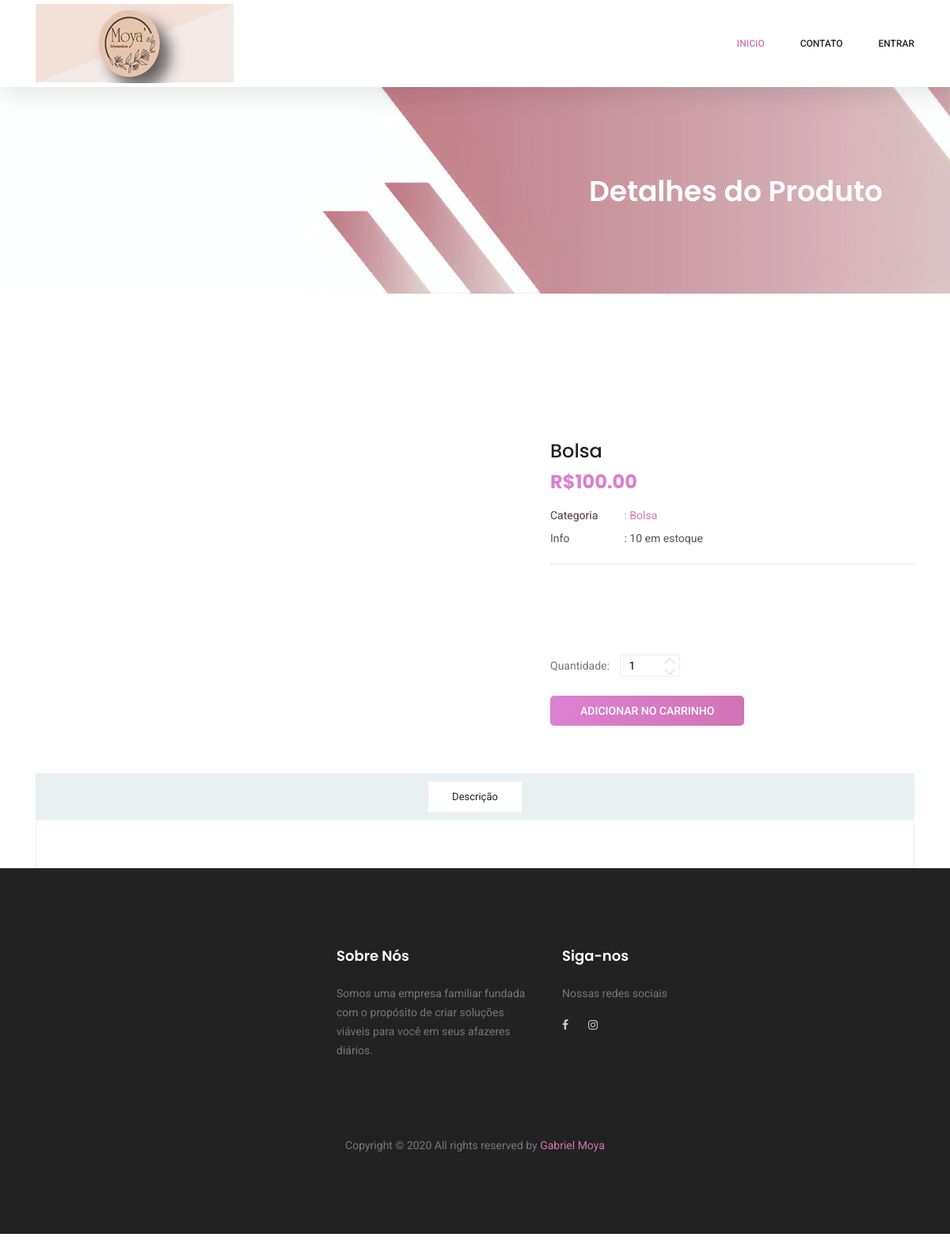
Before: /produto/1 with the older database file.
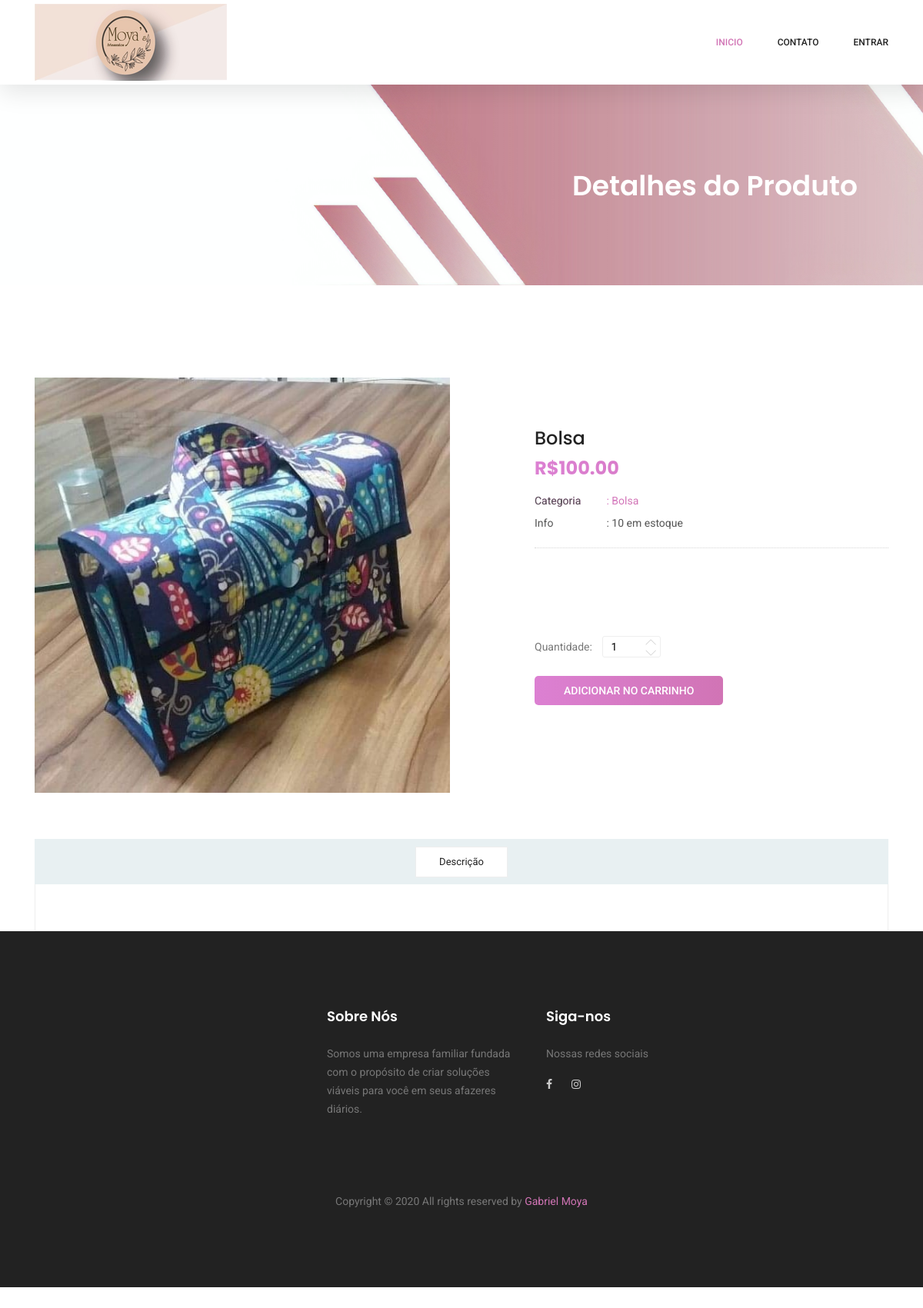
After: the same page with the newer database file.
### cadastros/models.py (models this page shows, shortened)
class Produto(models.Model):
    codigo = models.CharField(max_length=100)
    nome = models.CharField(max_length=100)
    descricao = models.CharField(max_length=100)
    estoque = models.IntegerField()
    valorVenda = models.DecimalField(max_digits=50, decimal_places=2)
    imagem = models.ImageField(upload_to="imagens/%Y/%m/%d/", max_length=255, null=True, blank=True)
    categoria = models.ForeignKey(Categoria, on_delete=models.PROTECT)

class Categoria(models.Model):
    nome = models.CharField(max_length=100)
    descricao = models.CharField(max_length=100)

### clientes/views.py (the view)
# urls.py: path('produto/<int:pk>', ProdutoDetailView.as_view(), name="clientes-paginaProduto"),
class ProdutoDetailView(DetailView):
    template_name = "clientes/paginaProduto.html"
    model = Produto

### clientes/templates/clientes/paginaProduto.html (shortened to what this page needs)
{% extends 'clientes/formulario.html' %}
{% load static %}
{%block conteudo%}
    <section class="banner-area organic-breadcrumb">
        <div class="container">
            <div class="breadcrumb-banner d-flex flex-wrap align-items-center justify-content-end">
                <div class="col-first">
                    <h1>Detalhes do Produto</h1>
                </div>
            </div>
        </div>
    </section>
    <div class="product_image_area">
        <div class="container">
            <div class="row s_product_inner">
                <div class="col-lg-6">
                    <div class="s_Product_carousel">
                        <div class="single-prd-item">
                            <img class="img-fluid" src="{{object.imagem.url}}" alt="">
                        </div>
                    </div>
                </div>
                <div class="col-lg-5 offset-lg-1">
                    <div class="s_product_text">
                        <h3>{{object.nome}}</h3>
                        <h2>R${{object.valorVenda}}</h2>
                        <ul class="list">
                            <li><a class="active" href="#"><span>Categoria</span> : {{object.categoria.nome}}</a></li>
                            <li><a href="#"><span>Info</span> : {{object.estoque}} em estoque</a></li>
                        </ul>
                        <p>&nbsp;</p>
                        <div class="product_count">
                            <label for="qty">Quantidade:</label>
                            <input type="text" name="qtde" id="qtde" maxlength="12" value="1" title="Quantidade:"
                                class="input-text qty">
                            <button
                                class="increase items-count btn-mais" type="button"><i class="lnr lnr-chevron-up"></i></button>
                            <button
                                class="reduced items-count btn-menos" type="button"><i class="lnr lnr-chevron-down"></i></button>
                        </div>
                        <div class="card_area d-flex align-items-center">
                            <a class="primary-btn" id="btn-adicionar"
                                href="{% url 'adicionar-produto' produto.pk 1  %}">Adicionar no Carrinho</a>
                        </div>
                    </div>
                </div>
            </div>
        </div>
    </div>
    <section class="product_description_area">
        <div class="container">
            <ul class="nav nav-tabs" id="myTab" role="tablist">
                <li class="nav-item">
                    <a class="nav-link" id="home-tab" data-toggle="tab" href="#home" role="tab" aria-controls="home"
                        aria-selected="true">Descrição</a>
                </li>
            </ul>
            <div class="tab-content" id="myTabContent">
            </div>
        </div>
{% endblock %}

### clientes/templates/clientes/formulario.html (shortened to what this page needs)
{% load static %}
<!DOCTYPE html>
<html lang="zxx" class="no-js">
<head>
    <link rel="stylesheet" href="{% static 'karma/css/linearicons.css' %}">
    <link rel="stylesheet" href="{% static 'karma/css/font-awesome.min.css' %}">
    <link rel="stylesheet" href="{% static 'karma/css/themify-icons.css' %}">
    <link rel="stylesheet" href="{% static 'karma/css/bootstrap.css' %}">
    <link rel="stylesheet" href="{% static 'karma/css/owl.carousel.css' %}">
    <link rel="stylesheet" href="{% static 'karma/css/nice-select.css' %}">
    <link rel="stylesheet" href="{% static 'karma/css/nouislider.min.css' %}">
    <link rel="stylesheet" href="{% static 'karma/css/ion.rangeSlider.css' %}" />
    <link rel="stylesheet" href="{% static 'karma/css/ion.rangeSlider.skinFlat.css' %}"/>
    <link rel="stylesheet" href="{% static 'karma/css/magnific-popup.css' %}">
    <link rel="stylesheet" href="{% static 'karma/css/main.css' %}">
</head>
<body>
    {% block menu%}
    <header class="header_area sticky-header">
        <div class="main_menu">
            <nav class="navbar navbar-expand-lg navbar-light main_box">
                <div class="container">
                    <a class="navbar-brand logo_h" href="{% static 'karma/index.html' %}"><img src="{% static 'img/logo.png' %}" alt=""></a>
                    <div class="collapse navbar-collapse offset" id="navbarSupportedContent">
                        <ul class="nav navbar-nav menu_nav ml-auto">
                            {% if request.user.is_authenticated %}
                            <li class="nav-item active"><a class="nav-link" href="{% url 'clientes-index' %}">Inicio</a></li>
                            <li class="nav-item"><a class="nav-link" href="{% url 'clientes-carrinho' %}">Carrinho</a></li>
                            <li class="nav-item"><a class="nav-link" href="{% url 'alterar-senha' %}">Alterar senha</a></li>
                            <li class="nav-item"><a class="nav-link" href="{% url 'clientes-contato' %}">Contato</a></li>
                            <li class="nav-item submenu dropdown">
                                <a href="#" class="nav-link dropdown-toggle" data-toggle="dropdown" role="button" aria-haspopup="true"
                                    aria-expanded="false">Informações Pessoais</a>
                                <ul class="dropdown-menu">
                                    <li class="nav-item"><a class="nav-link" href="{% url 'clientes-perfil' %}">Perfil</a></li>
                                    <li class="nav-item"><a class="nav-link" href="{% url 'logout' %}">Logout</a></li>
                                </ul>
                            </li>
                            {% else %}
                            <li class="nav-item active"><a class="nav-link" href="{% url 'clientes-index' %}">Inicio</a></li>
                            <li class="nav-item"><a class="nav-link" href="{% url 'clientes-contato' %}">Contato</a></li>
                            <li class="nav-item"><a class="nav-link" href="{% url 'login' %}">Entrar</a></li>
                            {% endif %}
                        </ul>
                    </div>
                </div>
            </nav>
        </div>
    </header>
    {%endblock%}
    {%block conteudo%}{%endblock%}
    {%block rodape%}
    <footer class="footer-area section_gap">
        <div class="container">
            <div class="row">
                <div class="col-lg-4  col-md-6 col-sm-6"></div>
                <div class="col-lg-3  col-md-6 col-sm-6">
                    <div class="single-footer-widget">
                        <h6>Sobre Nós</h6>
                        <p>
                           Somos uma empresa familiar fundada com o propósito de criar soluções
                           viáveis para você em seus afazeres diários.
                        </p>
                    </div>
                </div>
                <div class="col-lg-2 col-md-6 col-sm-6">
                    <div class="single-footer-widget">
                        <h6>Siga-nos</h6>
                        <p>Nossas redes sociais</p>
                        <div class="footer-social d-flex align-items-center">
                            <a href="https://www.facebook.com/MoyasArtesanatos/"><i class="fa fa-facebook"></i></a>
                            <a href="https://www.instagram.com/MoyasArtesanatos/"><i class="fa fa-instagram"></i></a>
                        </div>
                    </div>
                </div>
            </div>
            <div class="footer-bottom d-flex justify-content-center align-items-center flex-wrap">
                <p class="footer-text m-0">
                    Copyright &copy;
                    <script>document.write(new Date().getFullYear());</script> All rights reserved by <a href="https://github.com/GabrielMoyaIFPR"
                        target="_blank">Gabriel Moya</a>
                </p>
            </div>
        </div>
    </footer>
    {%endblock%}
</body>
</html>

Changed rows visible on the page:
changed Produto "Bolsa": imagem: picture added
